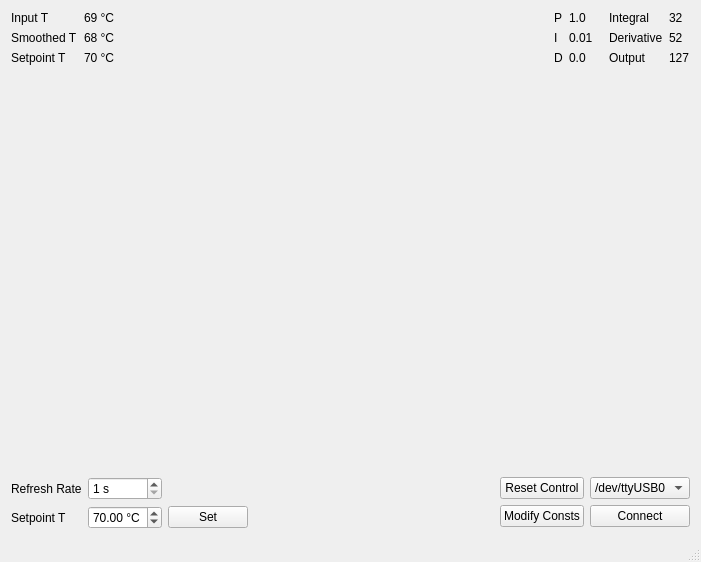
<?xml version="1.0" encoding="UTF-8"?>
<ui version="4.0">
 <class>sousvide</class>
 <widget class="QMainWindow" name="sousvide">
  <property name="geometry">
   <rect>
    <x>0</x>
    <y>0</y>
    <width>701</width>
    <height>562</height>
   </rect>
  </property>
  <property name="windowTitle">
   <string>sousvide</string>
  </property>
  <widget class="QWidget" name="centralWidget">
   <layout class="QVBoxLayout" name="verticalLayout">
    <item>
     <layout class="QHBoxLayout" name="horizontalLayout">
      <item>
       <layout class="QFormLayout" name="formLayout">
        <item row="0" column="0">
         <widget class="QLabel" name="label">
          <property name="text">
           <string>Input T</string>
          </property>
         </widget>
        </item>
        <item row="0" column="1">
         <widget class="QLabel" name="T_input">
          <property name="text">
           <string>69 °C</string>
          </property>
         </widget>
        </item>
        <item row="1" column="0">
         <widget class="QLabel" name="label_3">
          <property name="text">
           <string>Smoothed T</string>
          </property>
         </widget>
        </item>
        <item row="1" column="1">
         <widget class="QLabel" name="T_smooth">
          <property name="text">
           <string>68 °C</string>
          </property>
         </widget>
        </item>
        <item row="2" column="0">
         <widget class="QLabel" name="label_5">
          <property name="text">
           <string>Setpoint T</string>
          </property>
         </widget>
        </item>
        <item row="2" column="1">
         <widget class="QLabel" name="T_setpoint">
          <property name="text">
           <string>70 °C</string>
          </property>
         </widget>
        </item>
       </layout>
      </item>
      <item>
       <spacer name="horizontalSpacer">
        <property name="orientation">
         <enum>Qt::Horizontal</enum>
        </property>
        <property name="sizeHint" stdset="0">
         <size>
          <width>40</width>
          <height>20</height>
         </size>
        </property>
       </spacer>
      </item>
      <item>
       <layout class="QFormLayout" name="formLayout_3">
        <item row="0" column="0">
         <widget class="QLabel" name="label_15">
          <property name="text">
           <string>P</string>
          </property>
         </widget>
        </item>
        <item row="0" column="1">
         <widget class="QLabel" name="const_P">
          <property name="text">
           <string>1.0</string>
          </property>
         </widget>
        </item>
        <item row="1" column="0">
         <widget class="QLabel" name="label_14">
          <property name="text">
           <string>I</string>
          </property>
         </widget>
        </item>
        <item row="2" column="0">
         <widget class="QLabel" name="label_18">
          <property name="text">
           <string>D</string>
          </property>
         </widget>
        </item>
        <item row="1" column="1">
         <widget class="QLabel" name="const_I">
          <property name="text">
           <string>0.01</string>
          </property>
         </widget>
        </item>
        <item row="2" column="1">
         <widget class="QLabel" name="const_D">
          <property name="text">
           <string>0.0</string>
          </property>
         </widget>
        </item>
       </layout>
      </item>
      <item>
       <spacer name="horizontalSpacer_2">
        <property name="orientation">
         <enum>Qt::Horizontal</enum>
        </property>
        <property name="sizeType">
         <enum>QSizePolicy::Fixed</enum>
        </property>
        <property name="sizeHint" stdset="0">
         <size>
          <width>10</width>
          <height>20</height>
         </size>
        </property>
       </spacer>
      </item>
      <item>
       <layout class="QFormLayout" name="formLayout_2">
        <item row="0" column="0">
         <widget class="QLabel" name="label_7">
          <property name="text">
           <string>Integral</string>
          </property>
         </widget>
        </item>
        <item row="0" column="1">
         <widget class="QLabel" name="integral">
          <property name="text">
           <string>32</string>
          </property>
         </widget>
        </item>
        <item row="1" column="0">
         <widget class="QLabel" name="label_9">
          <property name="text">
           <string>Derivative</string>
          </property>
         </widget>
        </item>
        <item row="1" column="1">
         <widget class="QLabel" name="derivative">
          <property name="text">
           <string>52</string>
          </property>
         </widget>
        </item>
        <item row="2" column="0">
         <widget class="QLabel" name="label_11">
          <property name="text">
           <string>Output</string>
          </property>
         </widget>
        </item>
        <item row="2" column="1">
         <widget class="QLabel" name="output">
          <property name="text">
           <string>127</string>
          </property>
         </widget>
        </item>
       </layout>
      </item>
     </layout>
    </item>
    <item>
     <widget class="QCustomPlot" name="plot" native="true">
      <property name="sizePolicy">
       <sizepolicy hsizetype="Expanding" vsizetype="Expanding">
        <horstretch>0</horstretch>
        <verstretch>0</verstretch>
       </sizepolicy>
      </property>
     </widget>
    </item>
    <item>
     <layout class="QHBoxLayout" name="horizontalLayout_2">
      <item>
       <layout class="QGridLayout" name="gridLayout">
        <item row="0" column="0">
         <widget class="QLabel" name="label_4">
          <property name="text">
           <string>Refresh Rate</string>
          </property>
         </widget>
        </item>
        <item row="0" column="1">
         <widget class="QSpinBox" name="refreshRate">
          <property name="suffix">
           <string notr="true"> s</string>
          </property>
          <property name="minimum">
           <number>1</number>
          </property>
          <property name="maximum">
           <number>300</number>
          </property>
         </widget>
        </item>
        <item row="1" column="0">
         <widget class="QLabel" name="label_2">
          <property name="text">
           <string>Setpoint T</string>
          </property>
         </widget>
        </item>
        <item row="1" column="1">
         <widget class="QDoubleSpinBox" name="setpointTemp">
          <property name="suffix">
           <string notr="true"> °C</string>
          </property>
          <property name="minimum">
           <double>40.000000000000000</double>
          </property>
          <property name="maximum">
           <double>80.000000000000000</double>
          </property>
          <property name="singleStep">
           <double>0.100000000000000</double>
          </property>
          <property name="value">
           <double>70.000000000000000</double>
          </property>
         </widget>
        </item>
        <item row="1" column="2">
         <widget class="QPushButton" name="setTemp">
          <property name="text">
           <string>Set</string>
          </property>
         </widget>
        </item>
       </layout>
      </item>
      <item>
       <spacer name="horizontalSpacer_3">
        <property name="orientation">
         <enum>Qt::Horizontal</enum>
        </property>
        <property name="sizeHint" stdset="0">
         <size>
          <width>40</width>
          <height>20</height>
         </size>
        </property>
       </spacer>
      </item>
      <item>
       <layout class="QGridLayout" name="gridLayout_2">
        <item row="0" column="0">
         <widget class="QPushButton" name="resetTemp">
          <property name="text">
           <string>Reset Control</string>
          </property>
         </widget>
        </item>
        <item row="0" column="1">
         <widget class="QComboBox" name="serialport">
          <property name="currentText">
           <string notr="true">/dev/ttyUSB0</string>
          </property>
          <property name="currentIndex">
           <number>0</number>
          </property>
          <item>
           <property name="text">
            <string>/dev/ttyUSB0</string>
           </property>
          </item>
         </widget>
        </item>
        <item row="1" column="0">
         <widget class="QPushButton" name="modifyConsts">
          <property name="text">
           <string>Modify Consts</string>
          </property>
         </widget>
        </item>
        <item row="1" column="1">
         <widget class="QPushButton" name="connect">
          <property name="text">
           <string>Connect</string>
          </property>
         </widget>
        </item>
       </layout>
      </item>
     </layout>
    </item>
   </layout>
  </widget>
  <widget class="QMenuBar" name="menuBar">
   <property name="geometry">
    <rect>
     <x>0</x>
     <y>0</y>
     <width>701</width>
     <height>19</height>
    </rect>
   </property>
  </widget>
  <widget class="QStatusBar" name="statusBar"/>
 </widget>
 <layoutdefault spacing="6" margin="11"/>
 <customwidgets>
  <customwidget>
   <class>QCustomPlot</class>
   <extends>QWidget</extends>
   <header>qcustomplot.h</header>
   <container>1</container>
  </customwidget>
 </customwidgets>
 <resources/>
 <connections/>
</ui>
